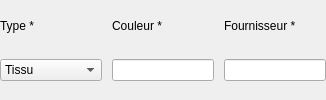
                                            <widget class="QWidget" name="descriptionRow">
                                              <layout class="QHBoxLayout" name="descriptionRowLayout" stretch="1,1,1">
                                                <property name="leftMargin">
                                                  <number>0</number>
                                                </property>
                                                <property name="topMargin">
                                                  <number>0</number>
                                                </property>
                                                <property name="rightMargin">
                                                  <number>0</number>
                                                </property>
                                                <property name="bottomMargin">
                                                  <number>0</number>
                                                </property>
                                                <property name="spacing">
                                                  <number>10</number>
                                                </property>
                                                <item>
                                                  <widget class="QWidget" name="typeEditField">
                                                    <layout class="QVBoxLayout" name="typeEditFieldLayout">
                                                      <property name="leftMargin">
                                                        <number>0</number>
                                                      </property>
                                                      <property name="topMargin">
                                                        <number>0</number>
                                                      </property>
                                                      <property name="rightMargin">
                                                        <number>0</number>
                                                      </property>
                                                      <property name="bottomMargin">
                                                        <number>0</number>
                                                      </property>
                                                      <property name="spacing">
                                                        <number>7</number>
                                                      </property>
                                                      <item>
                                                        <widget class="QLabel" name="typeEditLabel">
                                                          <property name="text">
                                                            <string>Type *</string>
                                                          </property>
                                                          <property name="sizePolicy">
                                                            <sizepolicy hsizetype="Preferred" vsizetype="Fixed">
                                                              <horstretch>0</horstretch>
                                                              <verstretch>0</verstretch>
                                                            </sizepolicy>
                                                          </property>
                                                          <property name="muted" stdset="0">
                                                            <bool>true</bool>
                                                          </property>
                                                        </widget>
                                                      </item>
                                                      <item>
                                                        <widget class="QComboBox" name="typeEdit">
                                                          <item>
                                                            <property name="text">
                                                              <string>Tissu</string>
                                                            </property>
                                                          </item>
                                                          <item>
                                                            <property name="text">
                                                              <string>Fil</string>
                                                            </property>
                                                          </item>
                                                          <item>
                                                            <property name="text">
                                                              <string>Dentelle</string>
                                                            </property>
                                                          </item>
                                                          <item>
                                                            <property name="text">
                                                              <string>Bouton</string>
                                                            </property>
                                                          </item>
                                                          <item>
                                                            <property name="text">
                                                              <string>Fermeture</string>
                                                            </property>
                                                          </item>
                                                          <item>
                                                            <property name="text">
                                                              <string>Doublure</string>
                                                            </property>
                                                          </item>
                                                          <item>
                                                            <property name="text">
                                                              <string>Accessoire</string>
                                                            </property>
                                                          </item>
                                                        </widget>
                                                      </item>
                                                    </layout>
                                                  </widget>
                                                </item>
                                                <item>
                                                  <widget class="QWidget" name="colorEditField">
                                                    <layout class="QVBoxLayout" name="colorEditFieldLayout">
                                                      <property name="leftMargin">
                                                        <number>0</number>
                                                      </property>
                                                      <property name="topMargin">
                                                        <number>0</number>
                                                      </property>
                                                      <property name="rightMargin">
                                                        <number>0</number>
                                                      </property>
                                                      <property name="bottomMargin">
                                                        <number>0</number>
                                                      </property>
                                                      <property name="spacing">
                                                        <number>7</number>
                                                      </property>
                                                      <item>
                                                        <widget class="QLabel" name="colorEditLabel">
                                                          <property name="text">
                                                            <string>Couleur *</string>
                                                          </property>
                                                          <property name="sizePolicy">
                                                            <sizepolicy hsizetype="Preferred" vsizetype="Fixed">
                                                              <horstretch>0</horstretch>
                                                              <verstretch>0</verstretch>
                                                            </sizepolicy>
                                                          </property>
                                                          <property name="muted" stdset="0">
                                                            <bool>true</bool>
                                                          </property>
                                                        </widget>
                                                      </item>
                                                      <item>
                                                        <widget class="QLineEdit" name="colorEdit" />
                                                      </item>
                                                    </layout>
                                                  </widget>
                                                </item>
                                                <item>
                                                  <widget class="QWidget" name="supplierEditField">
                                                    <layout class="QVBoxLayout" name="supplierEditFieldLayout">
                                                      <property name="leftMargin">
                                                        <number>0</number>
                                                      </property>
                                                      <property name="topMargin">
                                                        <number>0</number>
                                                      </property>
                                                      <property name="rightMargin">
                                                        <number>0</number>
                                                      </property>
                                                      <property name="bottomMargin">
                                                        <number>0</number>
                                                      </property>
                                                      <property name="spacing">
                                                        <number>7</number>
                                                      </property>
                                                      <item>
                                                        <widget class="QLabel" name="supplierEditLabel">
                                                          <property name="text">
                                                            <string>Fournisseur *</string>
                                                          </property>
                                                          <property name="sizePolicy">
                                                            <sizepolicy hsizetype="Preferred" vsizetype="Fixed">
                                                              <horstretch>0</horstretch>
                                                              <verstretch>0</verstretch>
                                                            </sizepolicy>
                                                          </property>
                                                          <property name="muted" stdset="0">
                                                            <bool>true</bool>
                                                          </property>
                                                        </widget>
                                                      </item>
                                                      <item>
                                                        <widget class="QLineEdit" name="supplierEdit" />
                                                      </item>
                                                    </layout>
                                                  </widget>
                                                </item>
                                              </layout>
                                            </widget>
